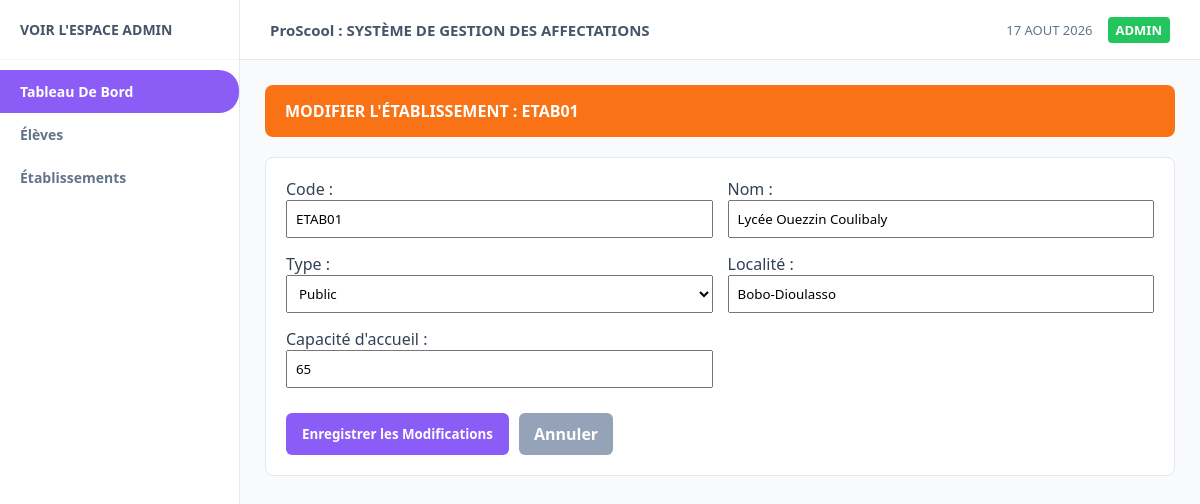
The app's page /etablissements/modifier/ETAB01 with its own data.
### tables this page shows
CREATE TABLE etablissements (
            id_etab TEXT PRIMARY KEY,
            nom TEXT NOT NULL,
            type_etab TEXT NOT NULL,
            localite TEXT NOT NULL,
            capacite INTEGER NOT NULL,
            places_restantes INTEGER NOT NULL
        );

### app.py (the view, shortened to what this page needs)
@app.route("/etablissements/modifier/<id_etab>", methods=["GET", "POST"])
def modifier_etablissement_route(id_etab):
    etablissement = database.obtenir_etablissement_par_id(id_etab)
    return render_template("modifier_etablissement.html", etab=etablissement)

### database.py (called while the page is built)
def get_connection():
    conn = sqlite3.connect(DB_NAME)
    conn.row_factory = sqlite3.Row  # Permet d'accéder aux colonnes par leur nom
    return conn

def obtenir_etablissement_par_id(id_etab):
    conn = get_connection()
    cursor = conn.cursor()
    cursor.execute("SELECT * FROM etablissements WHERE id_etab = ?", (id_etab,))
    row = cursor.fetchone()
    conn.close()
    return dict(row) if row else None

### templates/modifier_etablissement.html (shortened to what this page needs)
{% extends 'base.html' %}
{% block content %}
<div class="banner-orange">
    <span>MODIFIER L'ÉTABLISSEMENT : {{ etab.id_etab }}</span>
</div>
<div class="card">
    <form action="/etablissements/modifier/{{ etab.id_etab }}" method="POST" style="display: grid; grid-template-columns: repeat(2, 1fr); gap: 15px;">
        <div>
            <label>Code :</label>
            <input type="text" name="code" value="{{ etab.id_etab }}" required style="width:100%; padding: 8px;">
        </div>
        <div>
            <label>Nom :</label>
            <input type="text" name="nom" value="{{ etab.nom }}" required style="width:100%; padding: 8px;">
        </div>
        <div>
            <label>Type :</label>
            <select name="type_etab" style="width:100%; padding: 8px;">
                <option value="Public" {% if etab.type_etab == 'Public' %}selected{% endif %}>Public</option>
            </select>
        </div>
        <div>
            <label>Localité :</label>
            <input type="text" name="localite" value="{{ etab.localite }}" required style="width:100%; padding: 8px;">
        </div>
        <div>
            <label>Capacité d'accueil :</label>
            <input type="number" name="capacite" value="{{ etab.capacite }}" required style="width:100%; padding: 8px;">
        </div>
        <div style="grid-column: span 2; display:flex; gap:10px; margin-top:10px;">
            <button type="submit" class="btn btn-purple">Enregistrer les Modifications</button>
            <a href="/etablissements" style="background:#94a3b8; color:white; padding:10px 15px; border-radius:6px; text-decoration:none; font-weight:bold;">Annuler</a>
        </div>
    </form>
</div>
{% endblock %}

### static/style.css (style rules this page uses)
:root { --purple-main: #8b5cf6; --purple-dark: #7c3aed; --orange-main: #f97316; --bg-light: #f8fafc; --sidebar-width: 240px; }
* { margin: 0; padding: 0; box-sizing: border-box; font-family: 'Segoe UI', Tahoma, Geneva, Verdana, sans-serif; }
body { display: flex; background-color: var(--bg-light); color: #334155; }
.banner-orange { background: var(--orange-main); color: white; padding: 15px 20px; border-radius: 8px; font-weight: bold; margin-bottom: 20px; display: flex; justify-content: space-between; align-items: center; }
.card { background: white; padding: 20px; border-radius: 8px; border: 1px solid #e2e8f0; }
.btn { padding: 8px 16px; border: none; border-radius: 6px; cursor: pointer; font-weight: bold; color: white; text-decoration: none; }
.btn-purple { background: var(--purple-main); }

### records on screen
etablissements: id_etab "ETAB01", code "ETAB01", nom "Lycée Ouezzin Coulibaly", type_etab "Public", localite "Bobo-Dioulasso", capacite "65"
